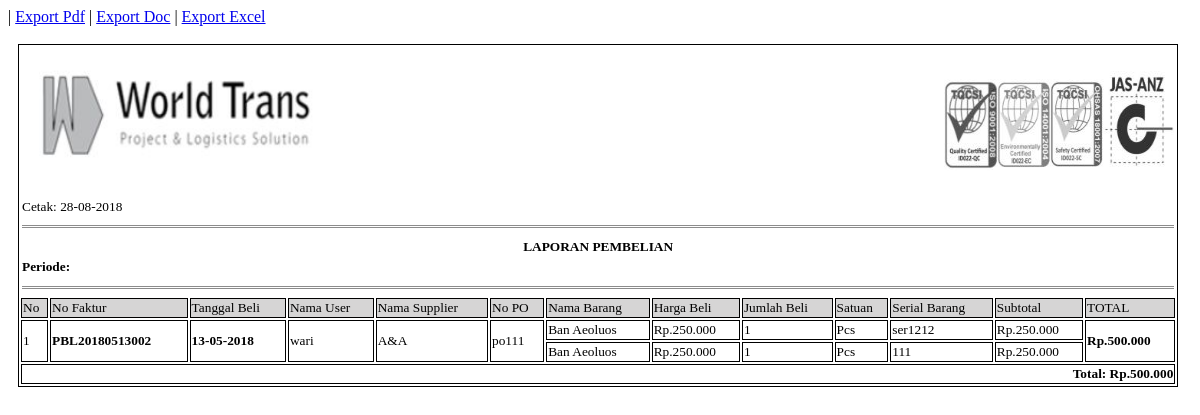
The page /pro_lap_pembelian.php?lap_pbl_fak=PBL20180513002 on the database its author committed.
### tables this page shows
CREATE TABLE `tbl_pembelian` (
  `pbl_id` varchar(20) NOT NULL,
  `usr_id` int(11) NOT NULL,
  `spl_id` int(11) NOT NULL,
  `pbl_tanggal` date NOT NULL,
  `pbl_po` varchar(25) NOT NULL,
  `pbl_total` double NOT NULL
);

CREATE TABLE `tbl_user` (
  `usr_id` int(11) NOT NULL,
  `usr_status` varchar(5) NOT NULL,
  `usr_nama` varchar(20) NOT NULL,
  `usr_jk` varchar(10) NOT NULL,
  `usr_tempat_lahir` varchar(20) NOT NULL,
  `usr_tgl_lahir` date NOT NULL,
  `usr_alamat` varchar(50) NOT NULL,
  `usr_email` varchar(30) NOT NULL,
  `usr_tlp` varchar(13) NOT NULL,
  `usr_pass` varchar(6) NOT NULL
);

CREATE TABLE `tbl_supplier` (
  `spl_id` int(11) NOT NULL,
  `spl_nama` varchar(20) NOT NULL DEFAULT '0',
  `spl_alamat` varchar(50) DEFAULT '0',
  `spl_tlp` varchar(13) DEFAULT '0'
);

CREATE TABLE `tbl_barang` (
  `brg_id` int(11) NOT NULL,
  `ktg_id` int(11) NOT NULL,
  `brg_nama` varchar(25) NOT NULL,
  `brg_stok` int(11) NOT NULL
);

CREATE TABLE `tbl_satuan` (
  `stn_id` int(11) NOT NULL,
  `stn_nama` varchar(20) NOT NULL
);

### pro_lap_pembelian.php (the view, shortened to what this page needs)
<!DOCTYPE html PUBLIC "-//W3C//DTD XHTML 1.0 Strict//EN" "http://www.w3.org/TR/xhtml1/DTD/xhtml1-strict.dtd">
<html xmlns="http://www.w3.org/1999/xhtml" xml:lang="en">
<head>
</head>
<body>
	<?php
		@$lap_pbl_fak=$_GET['lap_pbl_fak'];
		@$lap_tgl_awal_pbl=$_GET['lap_tgl_awal_beli'];
		@$lap_tgl_akhir_pbl=$_GET['lap_tgl_akhir_beli'];
		if($lap_pbl_fak!=""){
			$query=mysql_query("SELECT tbl_pembelian.*,
								tbl_pembelian_detail.*,
								tbl_user.usr_id,tbl_user.usr_nama,
								tbl_barang.brg_id,tbl_barang.brg_nama,
								tbl_kategori.*,
								tbl_satuan.*,
								tbl_supplier.spl_id,tbl_supplier.spl_nama,
								(SELECT COUNT(tbl_pembelian_detail.pbl_id) FROM tbl_pembelian_detail WHERE tbl_pembelian_detail.pbl_id=tbl_pembelian.pbl_id) AS baris,
								(SELECT SUM(tbl_pembelian_detail.pbl_subtot) FROM tbl_pembelian_detail WHERE tbl_pembelian_detail.pbl_id=tbl_pembelian.pbl_id AND tbl_pembelian_detail.pbl_id='$lap_pbl_fak') AS jumlah
								FROM tbl_pembelian_detail
								INNER JOIN  tbl_pembelian ON tbl_pembelian.pbl_id=tbl_pembelian_detail.pbl_id
								INNER JOIN tbl_user ON tbl_user.usr_id=tbl_pembelian.usr_id
								INNER JOIN tbl_barang ON tbl_barang.brg_id=tbl_pembelian_detail.brg_id
								INNER JOIN tbl_kategori ON tbl_kategori.ktg_id=tbl_barang.ktg_id
								INNER JOIN tbl_satuan ON tbl_satuan.stn_id=tbl_kategori.stn_id
								INNER JOIN tbl_supplier ON tbl_supplier.spl_id=tbl_pembelian.spl_id
								WHERE tbl_pembelian_detail.pbl_id='$lap_pbl_fak'
								ORDER BY tbl_pembelian.pbl_tanggal ASC")or die(mysql_error());
		}
	 ?>
	| <a href="pro_lap_pembelian_pdf.php?lap_pbl_fak=<?php echo $lap_pbl_fak; ?>&lap_tgl_awal_beli=<?php echo $lap_tgl_awal_pbl; ?>&lap_tgl_akhir_beli=<?php echo $lap_tgl_akhir_pbl; ?>">Export Pdf</a> | <a href="pro_lap_pembelian_doc.php?lap_pbl_fak=<?php echo $lap_pbl_fak; ?>&lap_tgl_awal_beli=<?php echo $lap_tgl_awal_pbl; ?>&lap_tgl_akhir_beli=<?php echo $lap_tgl_akhir_pbl; ?>">Export Doc</a> | <a href="pro_lap_pembelian_xls.php?lap_pbl_fak=<?php echo $lap_pbl_fak; ?>&lap_tgl_awal_beli=<?php echo $lap_tgl_awal_pbl; ?>&lap_tgl_akhir_beli=<?php echo $lap_tgl_akhir_pbl; ?>">Export Excel</a>
	<br /><br />
	 <table width="98%" style="margin-left: 10px;font-size: 10pt" class="colom">
		<tr>
			<td colspan="7"><p class="center"><img src="image/logo_wtp2.jpg" height="120px" width="320x" align="center" /></p></td>
			<td colspan="6"><p class="right"><img src="image/iso.jpg" height="100px" width="230px" align="center" /></p></td>
		</tr>
		<tr>
			<td colspan="13">Cetak: <?php echo date('d-m-Y'); ?></td>
		</tr>
		<tr>
			<td colspan="13"> <hr class="garis" /></td>
		</tr>
		<tr>
			<td colspan="13" style="text-align: center" ><b>LAPORAN PEMBELIAN</b></td>
		</tr>
		<tr>
			<td colspan="13"><b>Periode: <?php  if(!empty($lap_tgl_awal_pbl) && !empty($lap_tgl_akhir_pbl)){
				} ?></b></td>
		</tr>
		<tr>
			<td colspan="13"> <hr class="garis" /></td>
		</tr>
	 	<tr>
	 		<td class="center colom warna">No </td>
	 		<td class="center colom warna">No Faktur</td>
	 		<td class="center colom warna">Tanggal Beli</td>
	 		<td class="center colom warna">Nama User</td>
	 		<td class="center colom warna">Nama Supplier</td>
	 		<td class="center colom warna">No PO</td>
	 		<td class="center colom warna">Nama Barang</td>
	 		<td class="center colom warna">Harga Beli</td>
	 		<td class="center colom warna">Jumlah Beli</td>
	 		<td class="center colom warna">Satuan</td>
	 		<td class="center colom warna">Serial Barang</td>
	 		<td class="center colom warna">Subtotal</td>
	 		<td class="center colom warna">TOTAL</td>
	 	</tr>
	 	<?php
	 	$no=1;
	 	$jum=1;
	 	$jum2=1;
	 	if (mysql_num_rows($query)>0) {
	 		while($array=mysql_fetch_array($query)){
	 			echo "<tr>";
		 				if($jum<=1){
		 					echo"<td class='center colom' rowspan='".$array['baris']."'>".$no." </td>";
		 					echo"<td class='center colom' rowspan='".$array['baris']."'><b>".$array['pbl_id']."</b> </td>";
		 					echo"<td class='center colom' rowspan='".$array['baris']."'><b>". date('d-m-Y', strtotime($array['pbl_tanggal'])) ."</b> </td>";
		 					echo"<td class='center colom' rowspan='".$array['baris']."'>".$array['usr_nama']." </td>";
		 					echo"<td class='center colom' rowspan='".$array['baris']."'>".$array['spl_nama']." </td>";
		 					echo"<td class='center colom' rowspan='".$array['baris']."'>".$array['pbl_po']." </td>";
		 					$jum=$array['baris'];
		 				}else{
		 					$jum=$jum-1;
		 				}
		?>
							<td class='center colom'><?php echo $array['brg_nama']; ?></td>
		 					<td class='center colom'><?php echo "Rp.".number_format($array['pbl_harga'],0,',','.'); ?></td>
		 					<td class='center colom'><?php echo $array['pbl_jumlah']; ?></td>
		 					<td class='center colom'><?php echo $array['stn_nama']; ?></td>
		 					<td class='center colom'><?php echo $array['pbl_serial']; ?></td>
		 					<td class='center colom'><?php echo "Rp.".number_format($array['pbl_subtot'],0,',','.') ; ?></td>
		<?php
						@$tot=@$tot+$array['pbl_subtot'];
						if($jum2<=1){
		 					echo"<td class='center colom' rowspan='".$array['baris']."'><b>Rp.".number_format($array['jumlah'],0,',','.')."</b> </td>";
		 					$jum2=$array['baris'];
		 					$no++;
		 				}else{
		 					$jum2=$jum2-1;
		 				}
	 			echo "</tr>";
	 		}
	 		echo"<tr><td class='center colom' colspan='13' style='text-align:right'><b>Total: Rp.".number_format(@$tot,0,',','.')."</b> </td></tr>";
	}else{
	 		echo "<tr>";
	 		echo"<td class='center colom' colspan='12'> <b>Data Tidak Ditemukan</b></td>";
	 		echo "</tr>";
	 	}
		?>
	 </table>
</body>
</html>

### pro_lap_pembelian.php (style rules this page uses)
.colom { border: 1px solid black; }
.center { text-align: left; }
.right { text-align: right; }
.garis { border:0px; border-top: 3px double #8c8c8c; }
.warna { background-color:#D6D5D5; }

### rows shown on the page
tbl_pembelian: no "1", pbl_id "PBL20180513002", pbl_tanggal "13-05-2018", usr.usr_nama "wari", spl.spl_nama "A&A", pbl_po "po111", tbl_barang.brg_nama "Ban Aeoluos", pbl_harga "250.000", pbl_jumlah "1", tbl_satuan.stn_nama "Pcs", pbl_serial "ser1212", pbl_subtot "250.000", jumlah "500.000", pbl_serial "111"
